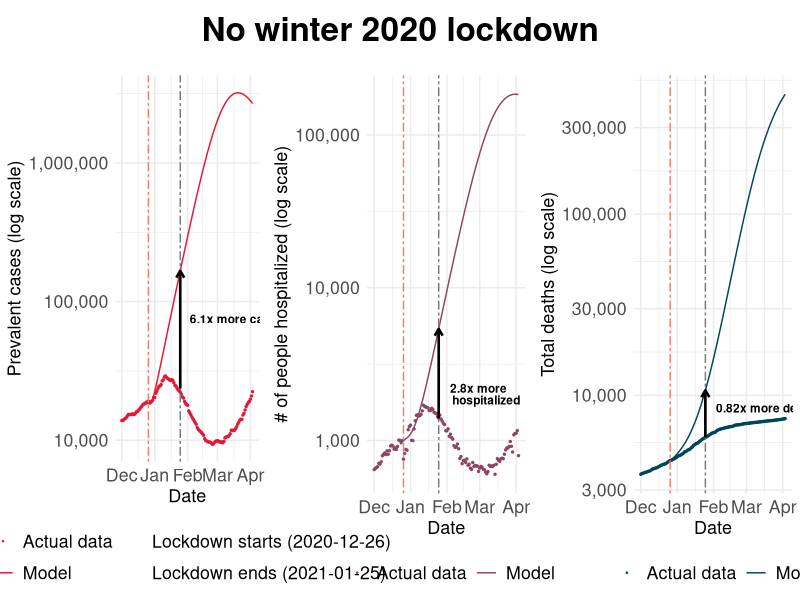
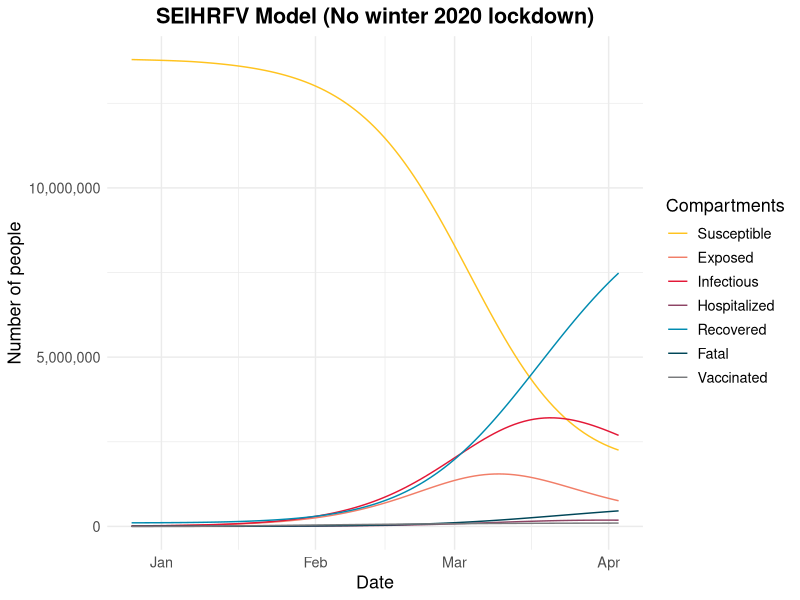
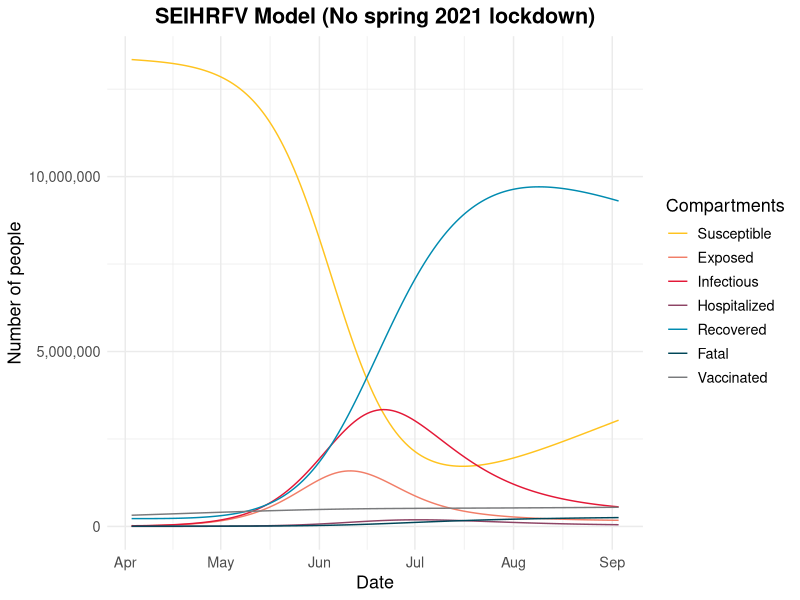
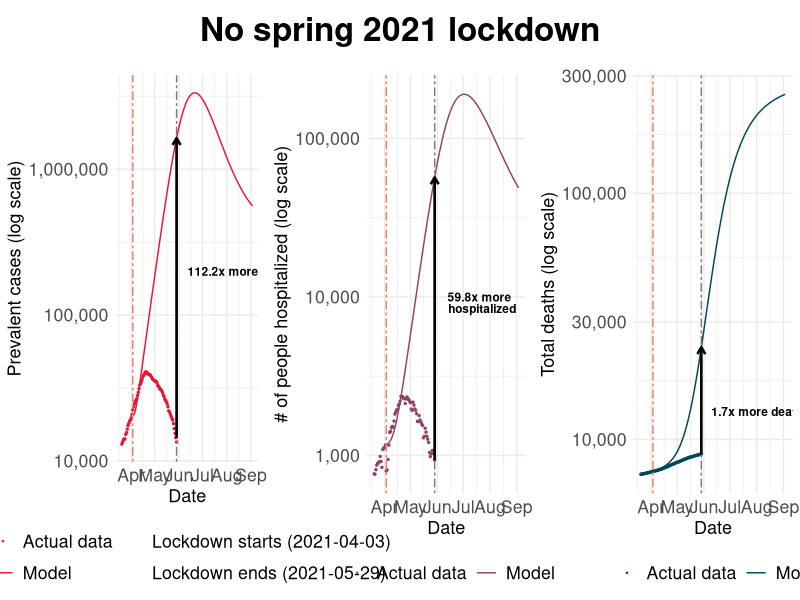

Here is the R script that generated these plots, in order: (Note: this script raises an error after producing the figures.)
## ---- chunk 1
knitr::opts_chunk$set(echo = TRUE)
## ---- chunk 2
#install.packages("shinySIR")
#install.packages("devtools")
#library("devtools")

#install_github("SineadMorris/shinySIR")
## ---- chunk 3
#library(shinySIR)
#run_shiny(model = "SIR")
## ---- chunk 4
library(tidyverse)
library(deSolve)
library(lubridate)
library(ggforce)
library(ggrepel)
library(grid)
library(gridExtra)
# library(sysfonts)
# library(showtext)
# font_add("minion", regular = "Minion Pro Regular.ttf",
#          bold = "Minion Pro Bold.ttf", italic = "Minion Pro Cond Italic.otf")
#showtext_auto() ## automatically use showtext for new devices
#install.packages("extrafont")

#library(extrafont)
#font_import()
#loadfonts()
myFont<-"sans"
## ---- chunk 5
data<-read.csv("covidtesting.csv")
data<-data %>% 
  mutate(active=Confirmed.Positive-Number.of.patients.hospitalized.with.COVID.19)
Infected<-subset(data,Reported.Date>=ymd("2020-12-25") & Reported.Date<=ymd("2021-04-02"))$Confirmed.Positive
Hospital<-subset(data,Reported.Date>=ymd("2020-12-25") & Reported.Date<=ymd("2021-04-02"))$Number.of.patients.hospitalized.with.COVID.19
Fatal<-subset(data,Reported.Date>=ymd("2020-12-25") & Reported.Date<=ymd("2021-04-02"))$Deaths

## ---- chunk 6
vax_data<-read.csv("vaccine_doses (2).csv")
Vaccinated<-subset(vax_data,report_date>=ymd("2020-12-26") & report_date<=ymd("2021-04-03"))$total_individuals_fully_vaccinated
## ---- chunk 7
# N = Total population
#S = Susceptible, E = Exposed, I = Infectious, H = Hospitalized, R = Recovered, Fa = Fatal, V = Vaccinated

#v = vaccination rate, ev = vaccine efficacy rate, im  - 1/(time it takes to lose immunity), beta - transmission rate, l  - 1/(latency for the onset of symptoms),
#rh  - Recovery rate of hospitalized individuals, ro - Rate of recovery for infected people who just recovered on their own, 
#h  - Rate of hospitalization (probability of hospitalization * 1/num days hospitalized)
#dl  - Rate of death occurred in LTC (death per day in LTC/total infectious population + death per day in LT),
#dh  - Rate of death occurred in hospitals (assumptions made) average(death per day in hospitals/total hospitalized population+death per day in hospitals)

SEIR1 <- function(time, current_state, params){

  with(as.list(c(current_state, params)),{
    v = ifelse(
        (time <= 12),
        0, 0.000130
        )
    N <- S+E+I+H+R+Fa+V
    dS <- -(beta*S*I)/N + im*R - (v*ev*S)
    dE <- (beta*S*I)/N - l*E
    dI <- l*E - ro*I - dl*I
    dH <- ro*h*I - rh*H - dh*H
    dR <- (1-h)*ro*I + rh*H - im*R
    dFa <- dl*I + dh*H
    dV <- (v*ev*S)

    return(list(c(dS, dE, dI, dH, dR, dFa,dV)))
  })
}


params <- c(ev=0.942, im=1/140, beta=1.07/4.5, l=1/5.5, rh=1/15, ro=1/14, h=0.074, dl=0.00291, dh=0.015)

initial_state <- c(S=13791520, E=3152 , I=18690,  H=998,R=105512,Fa=4321,V=0)

times <- 0:98


model <- ode(initial_state, times, SEIR1, params)
summary(model)
out.df<-as.data.frame(model)

# add a Date column and the observed incidence,fatal,hospital, and vaccinated data
out.df <- out.df %>%
  mutate(
    Date = ymd("2020-12-26") + days(times),
    IEH=I+E+H,
  )


 # out.df <- out.df %>%
 #  mutate(
 #    percent_vaccinated=V/13924193
 #  )

infect<-data %>% 
  filter(Reported.Date>= ymd("2020-12-01")) %>% 
  filter(Reported.Date <= ymd("2021-04-03"))

vax<-vax_data %>% 
  filter(report_date>= ymd("2020-12-01")) %>% 
  filter(report_date <= ymd("2021-04-03"))
## ---- chunk 8


p<-ggplot() +
  geom_line(data=out.df,aes(x=Date,y=I,color="Model")) +
  geom_point(aes(x=ymd(Reported.Date),y=active,color="Actual data"), data=infect,size=0.5) +
  geom_vline(aes(xintercept = ymd("2020-12-26"),color="Lockdown starts (2020-12-26)"),show.legend = F,linetype="twodash") +
  geom_vline(aes(xintercept = ymd("2021-01-25"),color="Lockdown ends (2021-01-25)"),show.legend = F,linetype="twodash") +
  scale_y_continuous(labels = scales::comma,trans="log10") +
  scale_colour_manual("",breaks=c("Actual data","Model","Lockdown starts (2020-12-26)","Lockdown ends (2021-01-25)"),
values=c("#E31837","#E31837","#F17E68","#797a7c"),
guide = guide_legend(nrow=2,override.aes = list(
                         linetype = c(0,1,6,6), shape=c(20,NA,NA,NA)))) +
  
  annotate("segment", x = ymd("2021-01-25"), xend=ymd("2021-01-25"), y = 23620, yend = 166748,
           arrow = arrow(length = unit(.2,"cm")),size = 0.9) +

  annotate("text", label="6.1x more cases", x = ymd("2021-01-25"), y = 75000,hjust=-0.1,size=3,fontface="bold") +
  
  labs(title="",y="Prevalent cases (log scale)") +
  theme_minimal()+
  theme(plot.title = element_text(hjust = 0.5),axis.title=element_text(size=13),text=element_text(family=myFont,size=16),legend.position="bottom")


p2<-ggplot() +
  geom_line(data=out.df,aes(x=Date,y= H,color="Model")) +
  geom_point(aes(x=ymd(Reported.Date),y=Number.of.patients.hospitalized.with.COVID.19,color="Actual data"), data=infect,size=0.5) +
  geom_vline(aes(xintercept = ymd("2020-12-26")),color="#F17E68",linetype="twodash") +
  geom_vline(aes(xintercept = ymd("2021-01-25")),color = "#797a7c",linetype="twodash") +
  scale_y_continuous(labels = scales::comma,trans="log10") +
  scale_colour_manual("",breaks=c("Actual data","Model"),
values=c("#8E4465","#8E4465"),
guide = guide_legend(override.aes = list(
                         linetype = c(0,1), shape=c(20,NA)))) +
  
  annotate("segment", x = ymd("2021-01-25"), xend=ymd("2021-01-25"), y = 1398, yend = 5377,
           arrow = arrow(length = unit(.2,"cm")),size = 0.9) +

  annotate("text", label="2.8x more", x = ymd("2021-01-25"), y = 2200,hjust=-0.2,size=3,fontface="bold") +
  annotate("text", label="hospitalized", x = ymd("2021-01-25"), y = 2200,hjust=-0.2,vjust=1.8,size=3,fontface="bold") +

  
  labs(title="",y="# of people hospitalized (log scale)") +
  theme_minimal()+
  theme(plot.title = element_text(hjust = 0.5),axis.title=element_text(size=13),text=element_text(family=myFont,size=16),legend.position="bottom")


p3<-ggplot() +
  geom_line(data=out.df,aes(x=Date,y=Fa,color="Model")) +
  geom_point(aes(x=ymd(Reported.Date),y=Deaths,color="Actual data"), data=infect,size=0.5) +
  geom_vline(aes(xintercept = ymd("2020-12-26")),color="#F17E68",linetype="twodash") +
  geom_vline(aes(xintercept = ymd("2021-01-25")),color = "#797a7c",linetype="twodash") +
  scale_y_continuous(labels = scales::comma,trans="log10") +
  scale_colour_manual(" ",breaks=c("Actual data","Model"),
values=c("#004658","#004658"),
guide = guide_legend(override.aes = list(
                         linetype = c(0,1), shape=c(20,NA)))) +
  
  annotate("segment", x = ymd("2021-01-25"), xend=ymd("2021-01-25"), y = 5846, yend = 10644,
           arrow = arrow(length = unit(.2,"cm")),size = 0.9) +

  annotate("text", label="0.82x more deaths", x = ymd("2021-01-25"), y = 8500,hjust=-0.1,size=3,fontface="bold") +
  
  labs(title="",y="Total deaths (log scale)") +
  theme_minimal()+
  theme(plot.title = element_text(hjust = 0.5),axis.title=element_text(size=13),text=element_text(family=myFont,size=16),legend.position="bottom")

ggsave("plot1(2).png",plot=grid.arrange(p, p2, p3, ncol=3, top = textGrob("No winter 2020 lockdown",just = c("centre","top"),gp=gpar(fontsize=24,fontfamily=myFont,fontface="bold"))),width=10.665,height=4.1,dpi=300,limitsize = F)
## ---- chunk 9

full1<-ggplot(data=out.df, aes(x=Date)) +
   geom_line(aes(y = S, color = "Susceptible")) +
   geom_line(aes(y = E, colour = "Exposed")) +
   geom_line(aes(y = I, colour = "Infectious")) +
   geom_line(aes(y = H, colour = "Hospitalized")) +
   geom_line(aes(y = R, colour = "Recovered")) + 
   geom_line(aes(y = Fa, colour = "Fatal")) +
   geom_line(aes(y = V, colour = "Vaccinated")) +
  theme_minimal() +
  scale_y_continuous(labels = scales::comma) +
  scale_colour_manual("Compartments",
breaks=c("Susceptible","Exposed","Infectious","Hospitalized","Recovered","Fatal","Vaccinated"),
values=c("#FFc31f","#F17E68","#E31837","#8E4465","#008BB0","#004658","#797A7C")) +
  labs(y="Number of people", x="Date", title = "SEIHRFV Model (No winter 2020 lockdown)") +
  theme(plot.title = element_text(hjust = 0.5,face="bold"),text=element_text(family=myFont,size=13))

ggsave("full_model_1(2).png",plot=full1,width=6.22,height=4.1,dpi=300,limitsize = F)
## ---- chunk 10

# Infected2<-subset(data,Reported.Date>=ymd("2021-04-02") & Reported.Date<=ymd("2021-05-20"))$Confirmed.Positive
# Hospital2<-subset(data,Reported.Date>=ymd("2021-04-02") & Reported.Date<=ymd("2021-05-20"))$Number.of.patients.hospitalized.with.COVID.19
# Fatal2<-subset(data,Reported.Date>=ymd("2021-04-02") & Reported.Date<=ymd("2021-05-20"))$Deaths
# 
# Vaccinated2<-subset(vax_data,report_date>=ymd("2021-04-02") & report_date<=ymd("2021-05-20"))$total_individuals_fully_vaccinated
## ---- chunk 11
#OPTIMIZE BETA
# optimdata<-read.csv("covidExposed1.csv")
# optimdata<-optimdata %>% 
#   mutate(active=Confirmed.Positive-Number.of.patients.hospitalized.with.COVID.19)
# 
# SEIRo <- function(time, current_state, params){
# 
#   with(as.list(c(current_state, params)),{
#     N <- S+E+I+H+R+Fa+V
#     dS <- -(beta*S*I)/N + im*R - (v*ev*S)
#     dE <- (beta*S*I)/N - l*E
#     dI <- l*E - ro*I - dl*I
#     dH <- ro*h*I - rh*H - dh*H
#     dR <- (1-h)*ro*I + rh*H - im*R
#     dFa <- dl*I + dh*H
#     dV <- (v*ev*S)
# 
#     return(list(c(dS, dE, dI, dH, dR, dFa,dV)))
#   })
# }
# 
# 
# #params <- c(v= 0.000244, ev=0.942, im=1/140, beta=1.14/4.5,  l=1/5.5, rh=1/15, ro=1/14, h=0.074, dh=0.0156, dl=0.000236 )
# 
# initial_state <- c(S=13345264, E=4728, I=20854,  H=1162,R=224423,Fa=7412,V=320350)
# 
# times <- 0:13
# 
# Exposed<-optimdata$Exposed
# 
# RSS <- function(parameters) {
#   
#   params <- c(beta=parameters,v= 0.000244, ev=0.942, im=1/140, rh=1/15, ro=1/14, h=0.074, dh=0.0156, dl=0.000236 )
#   return(parameters)
#    out <- ode(y = initial_state, times = times, func = SEIRo, parms = params)
#    fit <- out[, 3]
#    sum((Exposed - fit)^2)
#    return(fit)
# }
# 
# Opt <- optim(c(0.5),
#   RSS,
#   method = "L-BFGS-B",
#   lower = c(0, 0),
#   upper = c(1, 1)
# )
## ---- chunk 12
#Second lockdown


SEIR <- function(time, current_state, params){

  with(as.list(c(current_state, params)),{
    N <- S+E+I+H+R+Fa+V
    dS <- -(beta*S*I)/N + im*R - (v*ev*S)
    dE <- (beta*S*I)/N - l*E
    dI <- l*E - ro*I - dl*I
    dH <- ro*h*I - rh*H - dh*H
    dR <- (1-h)*ro*I + rh*H - im*R
    dFa <- dl*I + dh*H
    dV <- (v*ev*S)

    return(list(c(dS, dE, dI, dH, dR, dFa,dV)))
  })
}
initial_state <- c(S=13345264, E=4728, I=20854,  H=1162,R=224423,Fa=7412,V=320350)
params <- c(v= 0.000244, ev=0.942, im=1/140, beta=1.14/4.5,  l=1/5.5, rh=1/15, ro=1/14, h=0.074, dh=0.0156, dl=0.000236 )
times <- 0:153
model2 <- ode(initial_state, times, SEIR, params)
summary(model2)
out2<-as.data.frame(model2)

# add a Date column and the observed incidence data

library(lubridate)

out2 <- out2 %>%
  mutate(
    Date = ymd("2021-04-03") + days(times),
    IEH=I+E+H
    # actual_infected=Infected2,
    # actual_fatal=Fatal2,
    # actual_hospital=Hospital2,
    # actual_vaccinated=Vaccinated2
  )

infect<-data %>% 
  filter(Reported.Date>= ymd("2021-03-20")) %>% 
  filter(Reported.Date <= ymd("2021-05-29"))
vax<-vax_data %>% 
  filter(report_date>= ymd("2021-03-20")) %>% 
  filter(report_date <= ymd("2021-05-29"))
## ---- chunk 13
full2<-ggplot(data=out2, aes(x=Date)) +
   geom_line(aes(y = S, color = "Susceptible")) +
   geom_line(aes(y = E, colour = "Exposed")) +
   geom_line(aes(y = I, colour = "Infectious")) +
   geom_line(aes(y = H, colour = "Hospitalized")) +
   geom_line(aes(y = R, colour = "Recovered")) + 
   geom_line(aes(y = Fa, colour = "Fatal")) +
   geom_line(aes(y = V, colour = "Vaccinated")) +
  theme_minimal() +
  scale_y_continuous(labels = scales::comma) +
  scale_colour_manual("Compartments",
breaks=c("Susceptible","Exposed","Infectious","Hospitalized","Recovered","Fatal","Vaccinated"),
values=c("#FFc31f","#F17E68","#E31837","#8E4465","#008BB0","#004658","#797A7C")) +
  labs(y="Number of people", x="Date", title = "SEIHRFV Model (No spring 2021 lockdown)") +
  theme(plot.title = element_text(hjust = 0.5,face="bold"),text=element_text(family=myFont,size=13))
ggsave("full_model_2(2).png",plot=full2,width=6.22,height=4.1,dpi=300,limitsize = F)
## ---- chunk 14



g<-ggplot() +
  geom_line(data=out2,aes(x=Date,y=I,color="Model")) +
  geom_point(aes(x=ymd(Reported.Date),y=active,color="Actual data"), data=infect,size=0.5) +
    geom_vline(aes(xintercept = ymd("2021-04-03"),color="Lockdown starts (2021-04-03)"),show.legend = F,linetype="twodash") +
  geom_vline(aes(xintercept = ymd("2021-05-29"),color="Lockdown ends (2021-05-29)"),show.legend = F,linetype="twodash") +
  scale_y_continuous(labels = scales::comma,trans="log10") +
scale_colour_manual("",breaks=c("Actual data","Model","Lockdown starts (2021-04-03)","Lockdown ends (2021-05-29)"),
values=c("#E31837","#E31837","#F17E68","#797a7c"),
guide = guide_legend(nrow=2,override.aes = list(
                         linetype = c(0,1,6,6), shape=c(20,NA,NA,NA)))) +
  labs(title="",y="Prevalent cases (log scale)") +
  
  annotate("segment", x = ymd("2021-05-29"), xend=ymd("2021-05-29"), y = 14423, yend = 1632544,
           arrow = arrow(length = unit(.2,"cm")),size = 0.9) +

  annotate("text", label="112.2x more cases", x = ymd("2021-05-29"), y = 200000,hjust=-0.1,size=3,fontface="bold") +
  
  theme_minimal()+
theme(plot.title = element_text(hjust = 0.5),axis.title=element_text(size=13),text=element_text(family=myFont,size=16),legend.position="bottom")

g2<-ggplot() +
  geom_line(data=out2,aes(x=Date,y= H,color="Model")) +
  geom_point(aes(x=ymd(Reported.Date),y=Number.of.patients.hospitalized.with.COVID.19,color="Actual data"), data=infect,size=0.5) +
  geom_vline(aes(xintercept = ymd("2021-04-03")),color="#F17E68",linetype="twodash") +
  geom_vline(aes(xintercept = ymd("2021-05-29")),color = "#797a7c",linetype="twodash") +
  scale_y_continuous(labels = scales::comma,trans="log10") +
  scale_colour_manual("",breaks=c("Actual data","Model"),
values=c("#8E4465","#8E4465"),
guide = guide_legend(override.aes = list(
                         linetype = c(0,1), shape=c(20,NA)))) +
  labs(title="",y="# of people hospitalized (log scale)") +
  
    annotate("segment", x = ymd("2021-05-29"), xend=ymd("2021-05-29"), y = 934, yend = 56757,
           arrow = arrow(length = unit(.2,"cm")),size = .9) +

  annotate("text", label="59.8x more", x = ymd("2021-05-29"), y = 10000,hjust=-0.2,size=3,fontface="bold") +
  annotate("text", label="hospitalized", x = ymd("2021-05-29"), y = 10000,hjust=-0.2,vjust=1.8,size=3,fontface="bold") +
  
  theme_minimal()+
theme(plot.title = element_text(hjust = 0.5),axis.title=element_text(size=13),text=element_text(family=myFont,size=16),legend.position="bottom")


g3<-ggplot() +
  geom_line(data=out2,aes(x=Date,y=Fa,color="Model")) +
  geom_point(aes(x=ymd(Reported.Date),y=Deaths,color="Actual data"), data=infect,size=0.5) +
  geom_vline(aes(xintercept = ymd("2021-04-03")),color="#F17E68",linetype="twodash") +
  geom_vline(aes(xintercept = ymd("2021-05-29")),color = "#797a7c",linetype="twodash") +
  scale_y_continuous(labels = scales::comma,trans="log10") +
  scale_colour_manual(" ",breaks=c("Actual data","Model"),
values=c("#004658","#004658"),
guide = guide_legend(override.aes = list(
                         linetype = c(0,1), shape=c(20,NA)))) +
  labs(title="",y="Total deaths (log scale)") +
  
  annotate("segment", x = ymd("2021-05-29"), xend=ymd("2021-05-29"), y = 8726, yend = 23701,
           arrow = arrow(length = unit(.2,"cm")),size = .9) +

  annotate("text", label="1.7x more deaths", x = ymd("2021-05-29"), y = 13000,hjust=-0.1,size=3,fontface="bold") +
  
  theme_minimal()+
theme(plot.title = element_text(hjust = 0.5),axis.title=element_text(size=13),text=element_text(family=myFont,size=16),legend.position="bottom")

ggsave("plot2(2).png",plot=grid.arrange(g, g2, g3, ncol=3, top = textGrob("No spring 2021 lockdown",just = c("centre","top"),gp=gpar(fontsize=24,fontfamily=myFont,fontface="bold"))),width=10.665,height=4.1,dpi=300,limitsize = F)
## ---- chunk 15

Vaccinated<- vax_data %>% 
  subset(report_date>=ymd("2021-01-01") & report_date<=ymd("2021-05-29")) %>% 
  mutate(
    actual_vaccinated=total_individuals_fully_vaccinated/13924193
  )

params <- c(v=0.00268, ev=1, im=1/140, beta=0.836/4.5, l=1/5.5, rh=1/15, ro=1/14, h=0.074, dl=8.38e-05, dh=0.0147
)

initial_state_v <- c(S=12973017, E=398, I=13489,  H=934,R=268490,Fa=8726,V=659139)

times <- 0:4380


model <- ode(initial_state_v, times, SEIR, params)
summary(model)
out.df1<-as.data.frame(model)

# add a Date column and the observed incidence,fatal,hospital, and vaccinated data


 out.df1 <- out.df1 %>%
  mutate(
    Reported.Date = ymd("2021-05-30") + days(times),
    percent_vaccinated=V/13924193,
    percent_death=Fa/13924193
  )
## ---- chunk 16
params <- c(v=0.00131, ev=1, im=1/140, beta=0.836/4.5, l=1/5.5, rh=1/15, ro=1/14, h=0.074, dl=8.38e-05, dh=0.0147
)

model <- ode(initial_state_v, times, SEIR, params)
summary(model)
out.df2<-as.data.frame(model)

# add a Date column and the observed incidence,fatal,hospital, and vaccinated data


 out.df2 <- out.df2 %>%
  mutate(
    Reported.Date = ymd("2021-05-30") + days(times),
    percent_vaccinated=V/13924193,
    percent_death=Fa/13924193
  )
## ---- chunk 17
params <- c(v=0.000347, ev=1, im=1/140, beta=0.836/4.5, l=1/5.5, rh=1/15, ro=1/14, h=0.074, dl=8.38e-05, dh=0.0147
)

model <- ode(initial_state_v, times, SEIR, params)
summary(model)
out.df3<-as.data.frame(model)

# add a Date column and the observed incidence,fatal,hospital, and vaccinated data


 out.df3 <- out.df3 %>%
  mutate(
    Reported.Date = ymd("2021-05-30") + days(times),
    percent_vaccinated=V/13924193,
    percent_death=Fa/13924193
  )
## ---- chunk 18

v_zoom<-ggplot(data=out.df1) +
   geom_line(aes(x=Reported.Date,y = percent_vaccinated, colour = "Vaccination rate (2021-05-29)")) +
    

  geom_line(data=out.df2,aes(x=Reported.Date,y = percent_vaccinated, colour = "Vaccination rate (Last 14 days)")) +
     #geom_line(aes(y = percent_death, colour = "Deaths")) +
  geom_line(data=out.df3,aes(x=Reported.Date,y = percent_vaccinated, colour = "Vaccination rate (Average Jan-May)")) +

  geom_point(aes(x=ymd(report_date),y=actual_vaccinated,color="Actual data"),data=Vaccinated,size=0.1)+
  
  geom_hline(yintercept=0.2,linetype="dashed") +
  geom_hline(yintercept=0.25,linetype="dashed") +
  geom_hline(yintercept=.60,linetype="dashed") +
  geom_vline(aes(xintercept = ymd("2021-05-29")),color="black",linetype="twodash") +
    
  #facet_zoom(ylim=c(0.00,0.4),xlim = c(ymd("2021-01-01"), ymd("2022-06-01")),horizontal=FALSE,zoom.size=1) +

geom_point(data = filter(out.df1, Reported.Date == "2021-08-06"),aes(x=Reported.Date,y=percent_vaccinated),color="#5A8D89")+
geom_label_repel(data = filter(out.df1, Reported.Date == "2021-08-06"),aes(x=Reported.Date,y=percent_vaccinated,label="2021-08-06",family=myFont),color="#5A8D89",
                 nudge_x = -20,nudge_y = 0.03,
                  arrow = arrow(length = unit(0.02, "npc")),
                     size= 5)+
geom_point(data = filter(out.df1, Reported.Date == "2021-09-04"),aes(x=Reported.Date,y=percent_vaccinated),color="#5A8D89")+
geom_label_repel(data = filter(out.df1, Reported.Date == "2021-09-04"),aes(x=Reported.Date,y=percent_vaccinated,label="2021-09-04",family=myFont),color="#5A8D89",
                 nudge_y = 0.06,
                  arrow = arrow(length = unit(0.02, "npc")),
                     size= 5)+
  
  geom_point(data = filter(out.df2, Reported.Date == "2021-12-29"),aes(x=Reported.Date,y=percent_vaccinated),color="#E29578")+
geom_label_repel(data = filter(out.df2, Reported.Date == "2021-12-29"),aes(x=Reported.Date,y=percent_vaccinated,label="2021-12-29",family=myFont),color="#E29578",
                 nudge_y = 0.03,
                  arrow = arrow(length = unit(0.02, "npc")),
                     size= 5)+
  geom_point(data = filter(out.df2, Reported.Date == "2022-04-17"),aes(x=Reported.Date,y=percent_vaccinated),color="#E29578")+
geom_label_repel(data = filter(out.df2, Reported.Date == "2022-04-17"),aes(x=Reported.Date,y=percent_vaccinated,label="2022-04-17",family=myFont),color="#E29578",
                 nudge_y = 0.03,
                  arrow = arrow(length = unit(0.02, "npc")),
                     size= 5)+
  annotate("text",label = "Present", x= ymd("2021-05-29"),y = 0.35,angle=90, vjust = -1,family=myFont,size=5,color="black")+
  annotate("text",label = "Step 2 reopening", x= ymd("2021-03-01"),y = 0.2,vjust = -0.5,family=myFont,size=5,color="black")+
  annotate("text",label = "Step 3 reopening", x= ymd("2021-03-01"),y = 0.25,vjust = -0.5,family=myFont,size=5,color="black")+

  scale_y_continuous(limits=c(0.00,0.4),breaks=c(0,0.1,0.2,0.25,0.3,0.4))+
  scale_x_date(limits=c(ymd("2021-01-01"), ymd("2022-06-01")),labels=date_format("%Y-%m"),breaks="4 months")+
  theme_minimal()+
  scale_colour_manual("",
    breaks=c("Actual data","Vaccination rate (2021-05-29)","Vaccination rate (Last 14 days)","Vaccination rate (Average Jan-May)"),
values=c("black","#5A8D89","#E29578","#B3AD9B"),
guide = guide_legend(override.aes = list(
                         linetype = c("blank", "solid","solid","solid"), shape=c(20,NA,NA,NA)))) +
  labs(y="Percent of the population vaccinated", x="Date") +
theme(plot.title = element_text(hjust = 0.5),text=element_text(family=myFont,size=18),
      panel.border = element_rect(colour = "#797a7c",fill=NA, size=1))
ggsave("vax_zoomed1(3).png",plot=v_zoom,width=11,height=5,dpi=300,limitsize = F)
## ---- chunk 19
v<-ggplot(data=out.df1) +
   geom_line(aes(x=Reported.Date,y = percent_vaccinated, colour = "Vaccination rate (2021-05-29)")) +
    

  geom_line(data=out.df2,aes(x=Reported.Date,y = percent_vaccinated, colour = "Vaccination rate (Last 14 days)")) +
     #geom_line(aes(y = percent_death, colour = "Deaths")) +
  geom_line(data=out.df3,aes(x=Reported.Date,y = percent_vaccinated, colour = "Vaccination rate (Average Jan-May)")) +

  geom_point(aes(x=ymd(report_date),y=actual_vaccinated,color="Actual data"),data=Vaccinated,size=0.25)+
  
  geom_hline(yintercept=0.2,linetype="dashed") +
  geom_hline(yintercept=0.25,linetype="dashed") +
  geom_hline(yintercept=.60,linetype="dashed",color="#E31837") +
   
  geom_vline(aes(xintercept = ymd("2021-05-29")),color="black",linetype="twodash") +
    
  #facet_zoom(ylim=c(0.00,0.4),xlim = c(ymd("2021-01-01"), ymd("2022-06-01")),horizontal=FALSE,zoom.size=1) +

geom_point(data = filter(out.df1, Reported.Date == "2022-10-18"),aes(x=Reported.Date,y=percent_vaccinated),color="#5A8D89")+
geom_label_repel(data = filter(out.df1, Reported.Date == "2022-10-18"),aes(x=Reported.Date,y=percent_vaccinated,label="2022-10-18",family=myFont),color="#5A8D89",
                 nudge_x = -100,nudge_y = 0.2,
                  arrow = arrow(length = unit(0.02, "npc")),
                     size= 5)+
  
geom_point(data = filter(out.df2, Reported.Date == "2024-04-23"),aes(x=Reported.Date,y=percent_vaccinated),color="#E29578")+
geom_label_repel(data = filter(out.df2, Reported.Date == "2024-04-23"),aes(x=Reported.Date,y=percent_vaccinated,label="2024-04-23",family=myFont),color="#E29578",
                 nudge_y = -0.1,nudge_x = 200,
                  arrow = arrow(length = unit(0.02, "npc")),
                     size= 5)+
  
  geom_point(data = filter(out.df3, Reported.Date == "2032-11-02"),aes(x=Reported.Date,y=percent_vaccinated),color="#B3AD9B")+
geom_label_repel(data = filter(out.df3, Reported.Date == "2032-11-02"),aes(x=Reported.Date,y=percent_vaccinated,label="2032-11-02",family=myFont),color="#B3AD9B",
                 nudge_y = 0.1,
                  arrow = arrow(length = unit(0.02, "npc")),
                     size= 5)+
  
annotate("text",label = "Present", x= ymd("2021-05-29"),y = 0.8,angle=90, vjust = -1,family=myFont,size=5,color="black")+
annotate("text",label = "Herd immunity", x= ymd("2027-05-29"),y = 0.62,vjust=-0.1,family=myFont,size=5,color="#E31837")+
  scale_y_continuous(breaks=c(0,0.1,0.2,0.25,0.3,0.4,0.5,0.6,0.7,0.8,0.9,1))+
  scale_x_date(labels = date_format("%Y"),breaks = "2 year") +
  theme_minimal()+
  scale_colour_manual("",
    breaks=c("Actual data","Vaccination rate (2021-05-29)","Vaccination rate (Last 14 days)","Vaccination rate (Average Jan-May)"),
values=c("black","#5A8D89","#E29578","#B3AD9B"),
guide = guide_legend(override.aes = list(
                         linetype = c("blank", "solid","solid","solid"), shape=c(20,NA,NA,NA)))) +
  labs(title="Vaccination milestones",y="Percent of the population vaccinated", x="Date") +
theme(plot.title = element_text(hjust = 0.5,face="bold"),text=element_text(family=myFont,size=18)) +
  annotate("rect", xmin=ymd("2021-01-01"), xmax=ymd("2022-06-01"), ymin=-0.03 , ymax=0.43, alpha=0.1, color="#797a7c", fill="#797a7c")
ggsave("vax(2).png",plot=v,width=11,height=5,dpi=300,limitsize = F)

  
## ---- chunk 20
#bar plots
library(scales)
vaccine_rates <- c("0.000347\n(Average Jan-May)", "0.00131\n(Last 14 days)", "0.00268\n(2021-05-29)")
vaccine3 <- out.df1 %>%
  filter(Reported.Date <  ymd("2022-10-18"))

vaccine2 <- out.df2 %>%
  filter(Reported.Date <  ymd("2024-04-23"))

vaccine1 <- out.df3 %>%
  filter(Reported.Date <  ymd("2032-11-02"))

peak_cases <- c(max(vaccine1$I + vaccine1$E + vaccine1$H), max(vaccine2$I + vaccine2$E + vaccine2$H), max(vaccine3$I + vaccine3$E + vaccine3$H))
total_deaths <- c(max(vaccine1$Fa), max(vaccine2$Fa), max(vaccine3$Fa))

df <- data.frame(vaccine_rates, peak_cases, total_deaths)

b1<-ggplot() + 
  geom_bar(aes(x = as.factor(vaccine_rates), y = peak_cases), fill = "#e31837", stat = "identity", data = df) +
  geom_label_repel(aes(x="0.00131\n(Last 14 days)",y=2424610+200000,label="2,424,610 peak prevalent cases by this date",family=myFont),color="black",direction="y",segment.size=0.2, 
                 nudge_x=50,nudge_y = 300000,
                  arrow = arrow(length = unit(0.02, "npc")),
                     size= 4)+
  annotate("label", x = "0.000347\n(Average Jan-May)", y = 3065417+100000, label = "2032-11-02",size=4,color="#B3AD9B") +
  annotate("label", x = "0.00131\n(Last 14 days)", y = 2424610+100000, label = "2024-04-23",size=4,color="#E29578") +
  annotate("label", x = "0.00268\n(2021-05-29)", y = 1640218+100000, label = "2022-10-18",size=4,color="#5A8D89") +
  
  scale_y_continuous(limits = c(0,3500000), labels = label_comma()) +
  scale_x_discrete(labels=c("0.000347\n(Average Jan-May)", "0.00131\n(Last 14 days)", "0.00268\n(2021-05-29)"))+
  labs(title = "Peak prevalent cases before herd immunity",
       x = "Vaccination rates", y = "Peak number of prevalent cases") +
  theme_minimal() +
  theme(plot.title=element_text(hjust=2,face="bold"),panel.grid.major.x = element_blank(),text=element_text(family=myFont,size=13),
        axis.text.x=element_text(lineheight = 1))
ggsave("bar1(2).png",b1,height=5.5,width=5.35,dpi=300)


b2<-ggplot() +
  geom_bar(aes(x = as.factor(vaccine_rates), y = total_deaths), fill = "#004658", stat = "identity", data = df) +
  geom_label_repel(aes(x="0.00131\n(Last 14 days)",y=329214+75000,label="329,214 deaths by this date",family=myFont),color="black",direction="y",segment.size=0.2, 
                 nudge_x=50,nudge_y = 150000,
                  arrow = arrow(length = unit(0.02, "npc")),
                     size= 4)+
  annotate("label", x = "0.000347\n(Average Jan-May)", y = 	1184101+40000, label = "2032-11-02",size=4,color="#B3AD9B") +
  annotate("label", x = "0.00131\n(Last 14 days)", y = 	329214+40000, label = "2024-04-23",size=4,color="#E29578") +
  annotate("label", x = "0.00268\n(2021-05-29)", y = 	154438+40000, label = "2022-10-18",size=4,color="#5A8D89") +
  scale_y_continuous(breaks = c(150000, 325000, 500000, 750000, 1250000),limits=c(0,1300000), labels = label_comma()) +
  scale_x_discrete(labels=c("0.000347\n(Average Jan-May)", "0.00131\n(Last 14 days)", "0.00268\n(2021-05-29)"))+
  labs(title = "Total deaths before herd immunity",
       x = "Vaccination rates", y = "Total number of deaths") +
  theme_minimal() +
  theme(plot.title=element_text(hjust=0.5,face="bold"),panel.grid.major.x = element_blank(),text=element_text(family=myFont,size=13),
  axis.text.x=element_text(lineheight = 1))
ggsave("bar2(2).png",b2,height=5.5,width=5.35,dpi=300)
